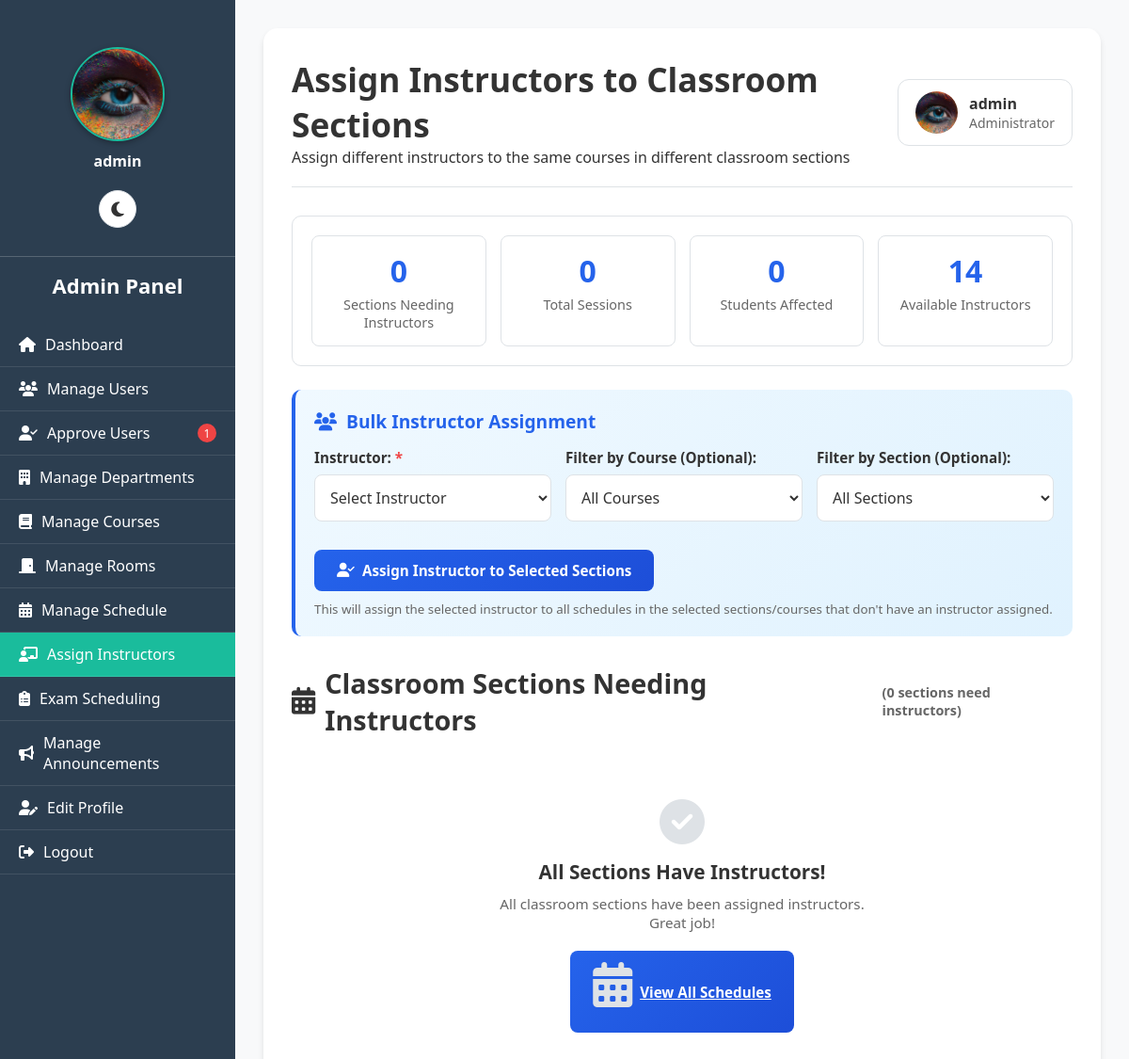
Screenshot of /admin/assign_instructors.php (signed in) with the database file from the repository.
### tables this page shows
CREATE TABLE `users` (
  `user_id` int(11) NOT NULL,
  `username` varchar(50) NOT NULL,
  `password` varchar(255) NOT NULL,
  `full_name` varchar(100) NOT NULL,
  `student_id` varchar(50) DEFAULT NULL,
  `email` varchar(100) DEFAULT NULL,
  `role` enum('admin','instructor','student','department_head') NOT NULL,
  `department_id` int(11) DEFAULT NULL,
  `year` varchar(10) DEFAULT NULL,
  `created_at` timestamp NOT NULL DEFAULT current_timestamp(),
  `profile_picture` varchar(255) DEFAULT NULL,
  `email_verified` tinyint(1) DEFAULT 0,
  `verification_token` varchar(255) DEFAULT NULL,
  `is_approved` tinyint(1) DEFAULT 0,
  `is_verified` tinyint(1) NOT NULL DEFAULT 0,
  `id_number` varchar(20) DEFAULT NULL
);

### public/admin/assign_instructors.php (the view, shortened to what this page needs)
<?php
require __DIR__ . '/../../includes/db.php';
include __DIR__ . '/../includes/darkmode.php';
$user_stmt = $pdo->prepare("SELECT username, email, profile_picture FROM users WHERE user_id=?");
$user_stmt->execute([$_SESSION['user_id']]);
$current_user = $user_stmt->fetch();
function getAdminProfilePicturePath($profile_picture) {
    $locations = [
        __DIR__ . '/../uploads/admin/' . $profile_picture,
        __DIR__ . '/../uploads/' . $profile_picture,
        __DIR__ . '/../../uploads/' . $profile_picture,
        'uploads/admin/' . $profile_picture,
        '../uploads/admin/' . $profile_picture,
        'uploads/' . $profile_picture,
        '../uploads/' . $profile_picture,
    ];
    foreach ($locations as $location) {
        if (file_exists($location)) {
            if (strpos($location, '/admin/') !== false) {
                return '../uploads/admin/' . $profile_picture;
            } elseif (strpos($location, 'uploads/admin/') !== false) {
                return 'uploads/admin/' . $profile_picture;
            } elseif (strpos($location, '../uploads/') !== false) {
                return '../uploads/' . $profile_picture;
            } elseif (strpos($location, 'uploads/') !== false) {
                return 'uploads/' . $profile_picture;
            }
        }
    }
    return '../assets/default_profile.png';
}
$profile_img_path = getAdminProfilePicturePath($current_user['profile_picture'] ?? '');
$sections_query = "
    SELECT
        s.course_id,
        COALESCE(s.section_number, 1) as section_number,
        c.course_code,
        c.course_name,
        COUNT(DISTINCT s.schedule_id) as total_sessions,
        COUNT(DISTINCT se.student_id) as total_students,
        GROUP_CONCAT(DISTINCT r.room_name ORDER BY r.room_name SEPARATOR ', ') as rooms,
        s.instructor_id,
        u.username as current_instructor_name,
        u.email as current_instructor_email,
        s.academic_year,
        s.semester
    FROM schedule s
    JOIN courses c ON s.course_id = c.course_id
    JOIN rooms r ON s.room_id = r.room_id
    LEFT JOIN users u ON s.instructor_id = u.user_id
    LEFT JOIN enrollments se ON s.schedule_id = se.schedule_id
    WHERE (s.year = 'freshman' OR c.is_freshman = 1)
    GROUP BY s.course_id, s.section_number, s.academic_year, s.semester
    HAVING s.instructor_id IS NULL OR s.instructor_id = 0 OR u.username = 'TBA'
    ORDER BY
        s.section_number,
        c.course_code,
        s.academic_year DESC,
        s.semester
";
$unassigned_sections = $pdo->query($sections_query)->fetchAll(PDO::FETCH_ASSOC);
$instructors = $pdo->query("SELECT user_id, username, email FROM users WHERE role = 'instructor' AND username != 'TBA' ORDER BY username")->fetchAll(PDO::FETCH_ASSOC);
$total_unassigned_sessions = 0;
$total_unassigned_students = 0;
$pending_stmt = $pdo->query("SELECT COUNT(*) as count FROM users WHERE is_approved = 0");
$pending_approvals = $pending_stmt->fetchColumn() ?: 0;
$current_page = basename($_SERVER['PHP_SELF']);
?>
<!DOCTYPE html>
<html lang="en" data-theme="<?= $darkMode ? 'dark' : 'light' ?>">
<head>
<link rel="stylesheet" href="https://cdnjs.cloudflare.com/ajax/libs/font-awesome/6.4.0/css/all.min.css">
<link rel="stylesheet" href="../../assets/css/darkmode.css">
</head>
<body>
<div class="sidebar" id="sidebar">
    <div class="sidebar-scrollable">
        <div class="sidebar-profile">
            <img src="<?= htmlspecialchars($profile_img_path) ?>" alt="Profile Picture" id="sidebarProfilePic"
                 onerror="this.onerror=null; this.src='../assets/default_profile.png';">
            <p><?= htmlspecialchars($current_user['username']) ?></p>
        </div>
        <h2>Admin Panel</h2>
        <nav>
            <a href="dashboard.php" class="<?= $current_page=='dashboard.php'?'active':'' ?>">
                <i class="fas fa-home"></i> Dashboard
            </a>
            <a href="manage_users.php" class="<?= $current_page=='manage_users.php'?'active':'' ?>">
                <i class="fas fa-users"></i> Manage Users
            </a>
            <a href="approve_users.php" class="<?= $current_page=='approve_users.php'?'active':'' ?>">
                <i class="fas fa-user-check"></i> Approve Users
                <?php if($pending_approvals > 0): ?>
                    <span class="pending-badge"><?= $pending_approvals ?></span>
                <?php endif; ?>
            </a>
            <a href="manage_departments.php" class="<?= $current_page=='manage_departments.php'?'active':'' ?>">
                <i class="fas fa-building"></i> Manage Departments
            </a>
            <a href="manage_courses.php" class="<?= $current_page=='manage_courses.php'?'active':'' ?>">
                <i class="fas fa-book"></i> Manage Courses
            </a>
            <a href="manage_rooms.php" class="<?= $current_page=='manage_rooms.php'?'active':'' ?>">
                <i class="fas fa-door-closed"></i> Manage Rooms
            </a>
            <a href="manage_schedules.php">
                <i class="fas fa-calendar-alt"></i> Manage Schedule
            </a>
            <a href="assign_instructors.php" class="active">
                <i class="fas fa-chalkboard-teacher"></i> Assign Instructors
            </a>
            <a href="manage_exam_schedules.php" class="<?= $current_page=='manage_exam_schedules.php'?'active':'' ?>">
                <i class="fas fa-clipboard-list"></i> Exam Scheduling
            </a>
            <a href="manage_announcements.php" class="<?= $current_page=='manage_announcements.php'?'active':'' ?>">
                <i class="fas fa-bullhorn"></i> Manage Announcements
            </a>
            <a href="edit_profile.php" class="<?= $current_page=='edit_profile.php'?'active':'' ?>">
                <i class="fas fa-user-edit"></i> Edit Profile
            </a>
            <a href="../logout.php">
                <i class="fas fa-sign-out-alt"></i> Logout
            </a>
        </nav>
    </div>
</div>
<div class="main-content">
    <div class="content-wrapper">
        <div class="header">
            <div>
                <h1>Assign Instructors to Classroom Sections</h1>
                <p>Assign different instructors to the same courses in different classroom sections</p>
            </div>
            <div class="user-info">
                <img src="<?= htmlspecialchars($profile_img_path) ?>" alt="Profile" id="headerProfilePic"
                     onerror="this.onerror=null; this.src='../assets/default_profile.png';">
                <div>
                    <div><?= htmlspecialchars($current_user['username']) ?></div>
                    <small>Administrator</small>
                </div>
            </div>
        </div>
        <div class="stats-card">
            <div class="stats-grid">
                <div class="stat-item">
                    <div class="stat-value"><?= count($unassigned_sections) ?></div>
                    <div class="stat-label">Sections Needing Instructors</div>
                </div>
                <div class="stat-item">
                    <div class="stat-value"><?= $total_unassigned_sessions ?></div>
                    <div class="stat-label">Total Sessions</div>
                </div>
                <div class="stat-item">
                    <div class="stat-value"><?= $total_unassigned_students ?></div>
                    <div class="stat-label">Students Affected</div>
                </div>
                <div class="stat-item">
                    <div class="stat-value"><?= count($instructors) ?></div>
                    <div class="stat-label">Available Instructors</div>
                </div>
            </div>
        </div>
        <div class="bulk-assignment">
            <h3><i class="fas fa-users"></i> Bulk Instructor Assignment</h3>
            <form method="POST" id="bulkAssignmentForm">
                <div class="bulk-form-grid">
                    <div class="form-group">
                        <label for="bulk_instructor_id" class="required">Instructor:</label>
                        <select name="bulk_instructor_id" id="bulk_instructor_id" class="instructor-select" required>
                            <option value="">Select Instructor</option>
                        </select>
                    </div>
                    <div class="form-group">
                        <label for="bulk_course_id">Filter by Course (Optional):</label>
                        <select name="bulk_course_id" id="bulk_course_id" class="instructor-select">
                            <option value="0">All Courses</option>
                        </select>
                    </div>
                    <div class="form-group">
                        <label for="bulk_section_number">Filter by Section (Optional):</label>
                        <select name="bulk_section_number" id="bulk_section_number" class="instructor-select">
                            <option value="0">All Sections</option>
                        </select>
                    </div>
                </div>
                <div style="margin-top: 15px;">
                    <button type="submit" name="bulk_assign_instructor" class="btn btn-primary">
                        <i class="fas fa-user-check"></i>
                        Assign Instructor to Selected Sections
                    </button>
                    <small style="display: block; margin-top: 10px; color: var(--text-secondary);">
                        This will assign the selected instructor to all schedules in the selected sections/courses that don't have an instructor assigned.
                    </small>
                </div>
            </form>
        </div>
        <h2 class="page-title">
            <i class="fas fa-calendar-alt"></i>
            Classroom Sections Needing Instructors
            <span style="font-size: 0.9rem; color: var(--text-secondary); margin-left: 10px;">
                (<?= count($unassigned_sections) ?> sections need instructors)
            </span>
        </h2>
        <?php if(empty($unassigned_sections)): ?>
            <div class="empty-state">
                <i class="fas fa-check-circle"></i>
                <h3>All Sections Have Instructors!</h3>
                <p>All classroom sections have been assigned instructors. Great job!</p>
                <a href="manage_schedules.php" class="btn btn-primary" style="margin-top: 20px;">
                    <i class="fas fa-calendar-alt"></i> View All Schedules
                </a>
            </div>
        <?php endif; ?>
    </div>
</div>
</body>
</html>

### public/assets/css/darkmode.css (style rules this page uses)
:root { --bg-primary: #ffffff; --bg-secondary: #f3f4f6; --bg-sidebar: #2c3e50; --bg-card: #ffffff; --bg-input: #ffffff; --text-primary: #111827; --text-secondary: #4b5563; --text-light: #6b7280; --text-sidebar: #ecf0f1; --border-color: #d1d5db; --shadow-color: rgba(0, 0, 0, 0.1); --hover-color: #f9fafb; --table-header: #34495e; --table-stripe: #f2f2f2; --success-bg: #dcfce7; --success-text: #166534; --error-bg: #fee2e2; --error-text: #991b1b; --warning-bg: #fef3c7; --warning-text: #92400e; --info-bg: #dbeafe; --info-text: #1e40af; }
body { background: var(--bg-primary); color: var(--text-primary); }
.sidebar { background: var(--bg-sidebar) !important; }
.sidebar a { color: var(--text-sidebar) !important; }
.sidebar a.active { background: #1abc9c !important; }
.main-content { background: var(--bg-primary); }
.form-group label { color: var(--text-primary); }

### public/includes/darkmode.php (style rules this page uses)
:root { --bg-primary: #ffffff; --bg-secondary: #f3f4f6; --bg-sidebar: #2c3e50; --bg-card: #ffffff; --bg-input: #ffffff; --text-primary: #111827; --text-secondary: #4b5563; --text-light: #6b7280; --text-sidebar: #ecf0f1; --border-color: #d1d5db; --shadow-color: rgba(0, 0, 0, 0.1); --hover-color: #f9fafb; --table-header: #34495e; --table-stripe: #f2f2f2; }
body { background: var(--bg-primary); color: var(--text-primary); transition: background-color 0.3s ease, color 0.3s ease; }

### rows the page displays
users: profile_picture (picture), username "admin"

### other values shown
$pending_approvals "1"
count($unassigned_sections) "0"
$total_unassigned_sessions "0"
$total_unassigned_students "0"
count($instructors) "14"
